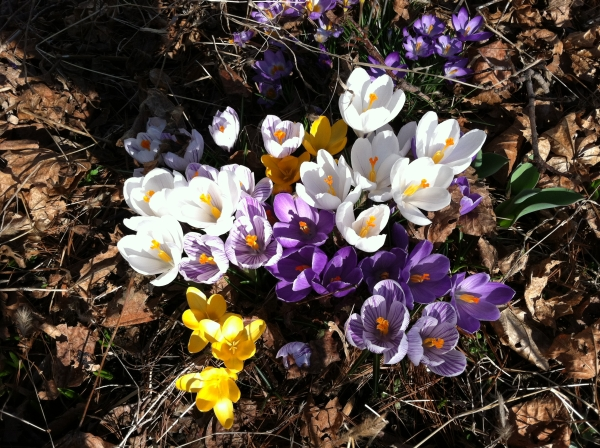
#> input picture Lab5/Data/crocus.jpg, 600 x 448 px, found by its file name
$ python rotate.py
#> lines starting #> are read from the running program, lines starting #| are printed output that depends on the picture
import cv2
import numpy as np

img = cv2.imread('Data/crocus.jpg',0)
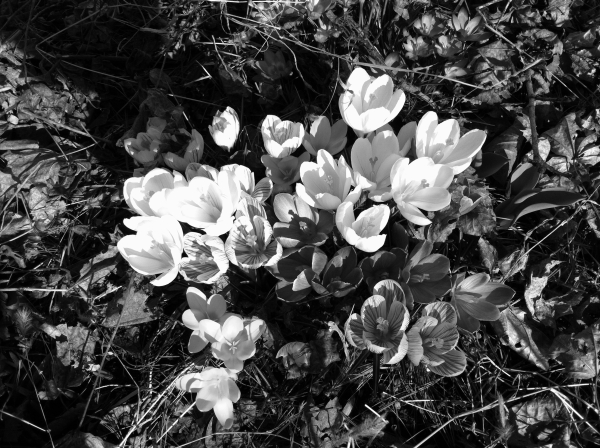
#> img: shape (448, 600); min 0, max 254, mean 72.5
rows,cols = img.shape
#> rows = 448; cols = 600

M = np.float32([[0.707,-0.707,0.0],[0.707,0.707,0.0]])
dst = cv2.warpAffine(img,M,(cols,rows))
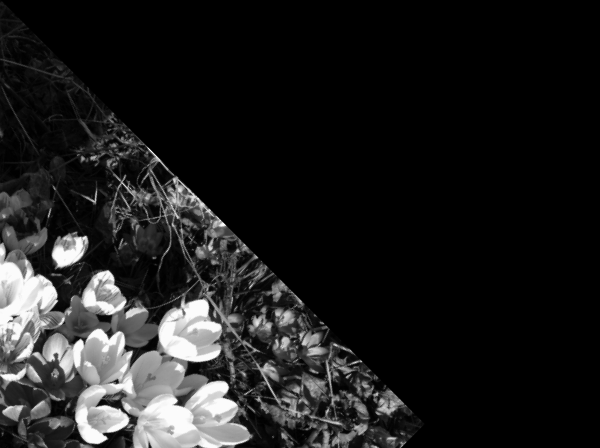
#> dst: shape (448, 600); min 0, max 254, mean 30.2

cv2.imshow('img',dst)
cv2.waitKey(0)
cv2.destroyAllWindows()
